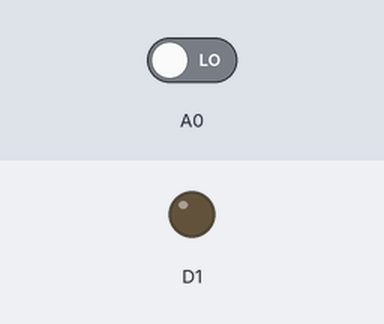
A sketch run on a simulated Particle Photon. Parts: output pins drawn as LEDs (lit = HIGH). Inputs (shaded band) come from the test bench; at power-on: A0 LOW.

Above: at 1.2 s.
1.3 s: A0 driven HIGH
At 2.5 s:
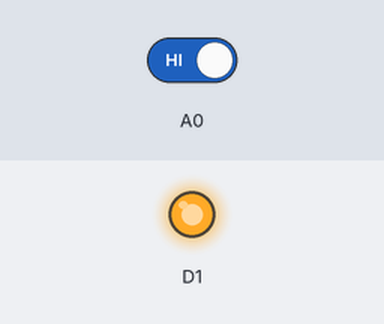
2.8 s: A0 driven LOW
At 3.8 s:
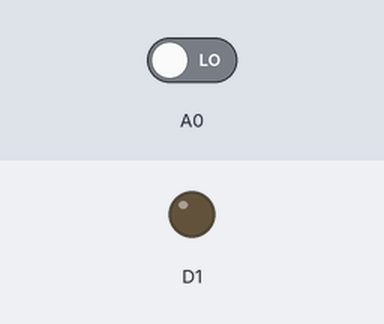
Timing chart, 0 to 5.8 s (numbered marks = the images above; inputs shaded):
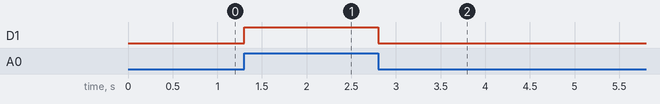

Measured:
- after the input at 1.3 s, D1: LOW → HIGH at once
- after the input at 2.8 s, D1: HIGH → LOW at once

The sketch:

Try4.ino
```cpp
// variable to store the push button digitalRead() value
int button=0;

void setup()
{

  // use the on-board LED to illuminate when the button is pressed
  pinMode(1, OUTPUT);

  // initialize the digital pin as an input
  pinMode(10, INPUT);

  // Particle.variable() takes two options:
  // 1) the name of the variable to access in the GET request
  // 2) the name of the local variable that holds the value to report
  Particle.variable("button", button);

}


// the loop() routine runs over and over again
void loop()
{

  button = digitalRead(10);

  // for debugging, it's helpful to have a way to know
  // that the button is being reported properly

  if(button == HIGH) {digitalWrite(1, HIGH); }
  if(button == LOW) { digitalWrite(1, LOW); }

}
```
